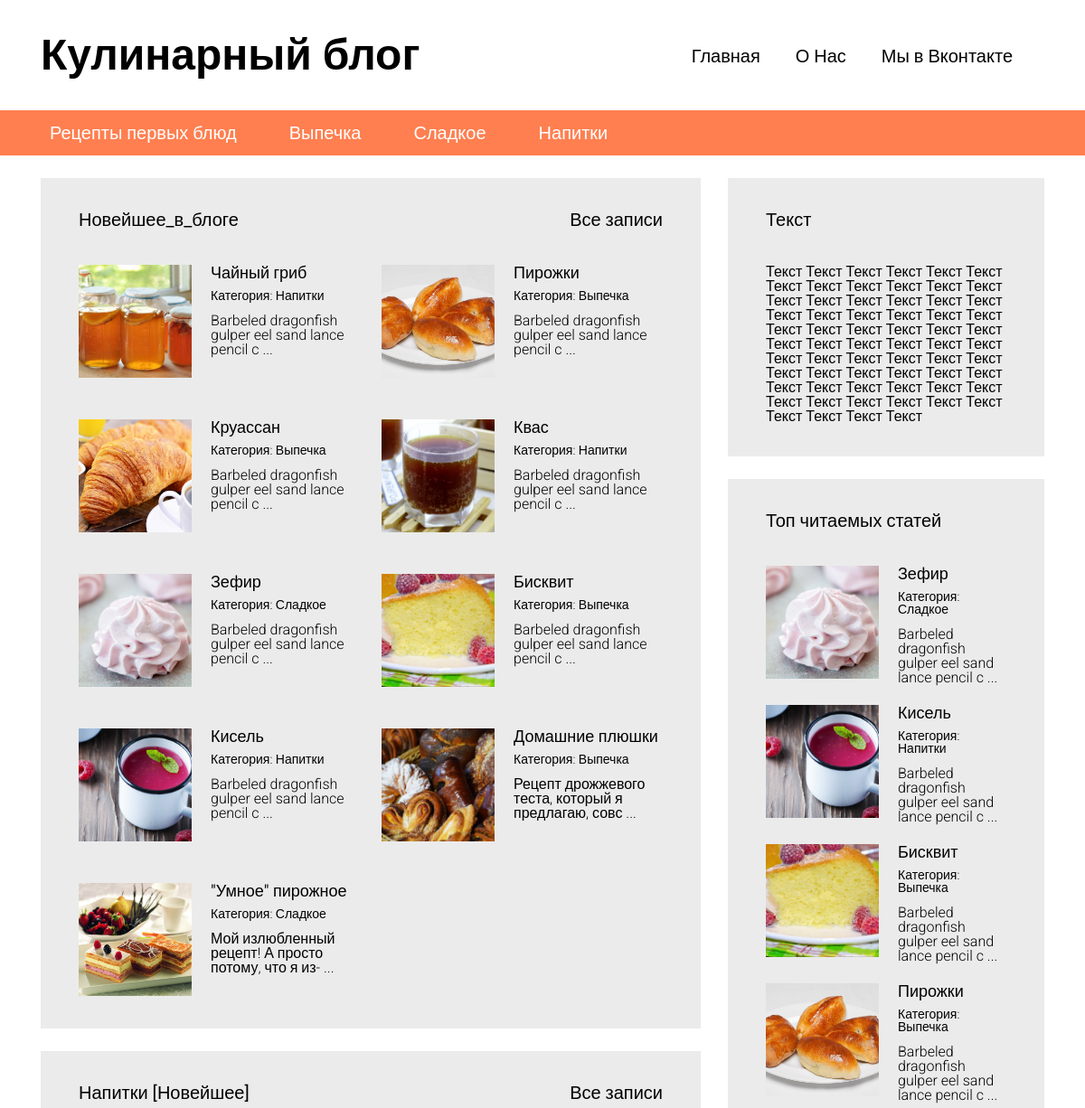
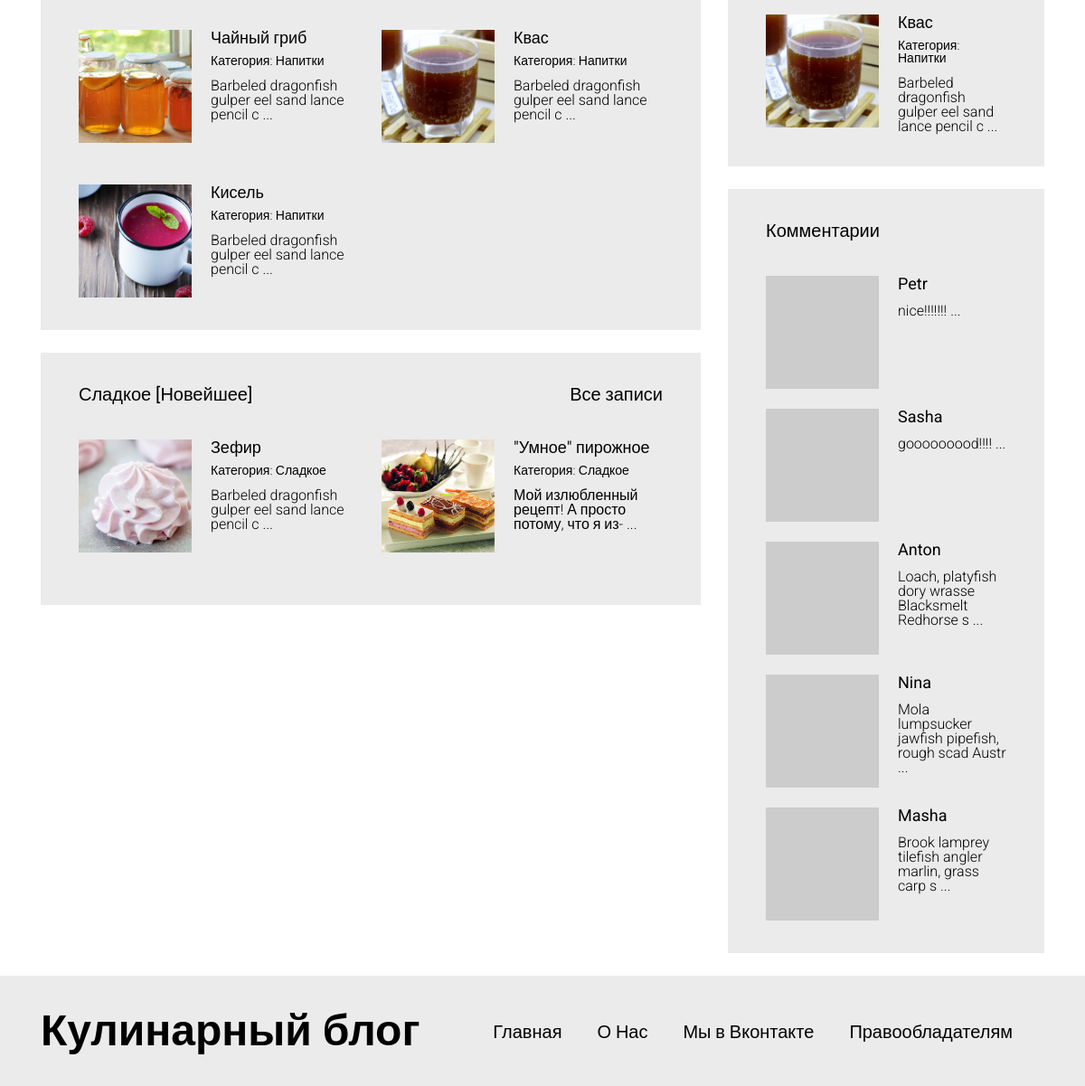
The page / on the database its author committed (2 pictures, top to bottom).
### tables this page shows
CREATE TABLE `articles_categories` (
  `id` int(11) NOT NULL,
  `title` varchar(100) NOT NULL
);

CREATE TABLE `articles` (
  `id` int(11) NOT NULL,
  `title` varchar(255) DEFAULT NULL,
  `image` varchar(255) NOT NULL,
  `text` text,
  `categorie_id` int(11) DEFAULT NULL,
  `pubdate` datetime NOT NULL DEFAULT CURRENT_TIMESTAMP,
  `views` int(11) NOT NULL DEFAULT '0'
);

CREATE TABLE `comments` (
  `id` int(11) NOT NULL,
  `author` varchar(100) NOT NULL,
  `email` varchar(255) NOT NULL,
  `text` text NOT NULL,
  `pubdate` datetime NOT NULL DEFAULT CURRENT_TIMESTAMP,
  `articles_id` int(11) NOT NULL
);

### includes/config.php (called while the page is built, shortened)
<?php
$config=array(
	'title' => 'Кулинарный блог',
	'vk_url' => 'htttp://vk.com',
	'db' => array(
		'server' =>'localhost',
		'username' => 'root',
		'password' => '123',
		'name' => 'blog'
	)
);
 ?>

### index.php (the view, shortened to what this page needs)
<?php
require "/includes/config.php"
 ?>
<!DOCTYPE html>
<html lang="en">
<head>
  <link rel="stylesheet" type="text/css" href="/assets/bootstrap-grid-only/css/grid12.css">
  <link rel="stylesheet" type="text/css" href="/css/style.css">
</head>
<body>
<div id="wrapper">
<?php include '/includes/header.php'; ?>
<div id="content">
<div class="container">
  <div class="row">
    <section class="content__left col-md-8">
      <div class="block">
        <a href="/articles.php">Все записи</a>
        <h3>Новейшее_в_блоге</h3>
        <div class="block__content">
          <div class="articles articles__horizontal">
            <?php
            $articles=mysqli_query($connection, "SELECT * FROM `articles` ORDER  BY `id` DESC LIMIT 10");
            ?>
            <?php
            while ($art=mysqli_fetch_assoc($articles))
            {
              ?>
                <article class="article">
                <div class="article__image" style="background-image: url(/static/images/<?php echo $art['image']; ?>);"></div>
                <div class="article__info">
                  <a href="/article.php?id=<?php echo $art['id']; ?>"><?php echo $art['title']; ?></a>
                  <div class="article__info__meta">
                    <?php
                    $art_cat=false;
                    foreach ($categories as $cat)
                    {
                      if ($cat['id']==$art['categorie_id']) {
                        $art_cat=$cat;
                        break;
                      }
                    }
                    ?>
                    <small>Категория: <a href="/articles.php?categorie=<?php echo $art_cat['id']; ?>"> <?php echo $art_cat['title']; ?></a></small>
                  </div>
                <div class="article__info__preview"><?php echo mb_substr($art['text'], 0, 50, 'utf-8') ." ..."; ?></div>
                </div>
              </article>
              <?php
            }
            ?>
          </div>
        </div>
      </div>
      <div class="block">
        <a href="/articles.php?categorie=4">Все записи</a>
        <h3>Напитки [Новейшее]</h3>
        <div class="block__content">
          <div class="articles articles__horizontal">
            <?php
            $articles=mysqli_query($connection, "SELECT * FROM `articles` WHERE `categorie_id` = 4 ORDER  BY `id` DESC LIMIT 10");
            ?>
            <?php
            while ($art=mysqli_fetch_assoc($articles))
            {
              ?>
                <article class="article">
                <div class="article__image" style="background-image: url(/static/images/<?php echo $art['image']; ?>);"></div>
                <div class="article__info">
                  <a href="/article.php?id=<?php echo $art['id']; ?>"><?php echo $art['title']; ?></a>
                  <div class="article__info__meta">
                    <?php
                    $art_cat=false;
                    foreach ($categories as $cat)
                    {
                      if ($cat['id']==$art['categorie_id']) {
                        $art_cat=$cat;
                        break;
                      }
                    }
                    ?>
                    <small>Категория: <a href="/articles.php?categorie=<?php echo $art_cat['id']; ?>"> <?php echo $art_cat['title']; ?></a></small>
                  </div>
                <div class="article__info__preview"><?php echo mb_substr($art['text'], 0, 50, 'utf-8') ." ..."; ?></div>
                </div>
                </article>
              <?php
            }
            ?>
          </div>
        </div>
      </div>
      <div class="block">
        <a href="/articles.php?categorie=3">Все записи</a>
        <h3>Сладкое [Новейшее]</h3>
        <div class="block__content">
          <div class="articles articles__horizontal">
            <?php
            $articles=mysqli_query($connection, "SELECT * FROM `articles` WHERE `categorie_id` = 3 ORDER  BY `id` DESC LIMIT 10");
            ?>
            <?php
            while ($art=mysqli_fetch_assoc($articles))
            {
              ?>
              <article class="article">
                <div class="article__image" style="background-image: url(/static/images/<?php echo $art['image']; ?>);"></div>
                <div class="article__info">
                  <a href="/article.php?id=<?php echo $art['id']; ?>"><?php echo $art['title']; ?></a>
                  <div class="article__info__meta">
                    <?php
                    $art_cat=false;
                    foreach ($categories as $cat)
                    {
                      if ($cat['id']==$art['categorie_id']) {
                        $art_cat=$cat;
                        break;
                      }
                    }
                    ?>
                    <small>Категория: <a href="/articles.php?categorie=<?php echo $art_cat['id']; ?>"> <?php echo $art_cat['title']; ?></a></small>
                  </div>
                <div class="article__info__preview"><?php echo mb_substr($art['text'], 0, 50, 'utf-8') ." ..."; ?></div>
                </div>
              </article>
              <?php
            }
            ?>
          </div>
        </div>
      </div>
    </section>
    <section class="content__right col-md-4">
      <?php require "/includes/sidebar.php" ?>
    </section>
  </div>
</div>
</div>
    <? include '/includes/footer.php' ?>
</div>
</body>
</html>

### includes/header.php
<header id="header">
<div class="header__top">
  <div class="container">
    <div class="header__top__logo">
      <h1><?php echo $config['title'];  ?></h1>
    </div>
    <nav class="header__top__menu">
      <ul>
        <li><a href="/">Главная</a></li>
        <li><a href="/pages/about_us.php">О Нас</a></li>
        <li><a href="<?php echo $config['vk_url'] ?>" target="_blank">Мы в Вконтакте</a></li>
      </ul>
    </nav>
  </div>
</div>
<?php
  $categories_q=mysqli_query($connection, "SELECT * FROM `articles_categories`");
  $categories=array();
  while($cat=mysqli_fetch_assoc($categories_q))
  {
    $categories[]=$cat;
  }
 ?>
<div class="header__bottom">
  <div class="container">
    <nav>
      <ul>
        <?php
        foreach($categories as $cat)
        {
          ?>
          <li><a href="/articles.php?categorie=<?php echo $cat['id']; ?>"><?php echo $cat['title']; ?></a></li>
          <?php
        }
        ?>
      </ul>
    </nav>
  </div>
</div>
</header>

### includes/sidebar.php (shortened to what this page needs)
<div class="block">
    <h3>Текст</h3>
    <div class="block__content">
      Текст Текст Текст Текст Текст Текст Текст Текст Текст Текст Текст Текст Текст Текст Текст Текст Текст Текст Текст Текст Текст Текст Текст Текст Текст Текст Текст Текст Текст Текст Текст Текст Текст Текст Текст Текст Текст Текст Текст Текст Текст Текст Текст Текст Текст Текст Текст Текст Текст Текст Текст Текст Текст Текст Текст Текст Текст Текст Текст Текст Текст Текст Текст Текст
    </div>
</div>
<div class="block">
    <h3>Топ читаемых статей</h3>
    <div class="block__content">
      <div class="articles articles__vertical">
        <?php
        $articles=mysqli_query($connection, "SELECT * FROM `articles`  ORDER  BY `views` DESC LIMIT 5");
        ?>
        <?php
        while ($art=mysqli_fetch_assoc($articles))
        {
          ?>
          <article class="article">
            <div class="article__image" style="background-image: url(/static/images/<?php echo $art['image']; ?>);"></div>
            <div class="article__info">
              <a href="/article.php?id=<?php echo $art['id']; ?>"><?php echo $art['title']; ?></a>
              <div class="article__info__meta">
                <?php
                $art_cat=false;
                foreach ($categories as $cat)
                {
                  if ($cat['id']==$art['categorie_id']) {
                    $art_cat=$cat;
                    break;
                  }
                }
                ?>
                <small>Категория: <a href="/articles.php?categorie=<?php echo $art_cat['id']; ?>"> <?php echo $art_cat['title']; ?></a></small>
              </div>
            <div class="article__info__preview"><?php echo mb_substr($art['text'], 0, 50, 'utf-8') ." ..."; ?></div>
            </div>
          </article>
          <?php
        }
        ?>
    </div>
  </div>
</div>
<div class="block">
        <h3>Комментарии</h3>
        <div class="block__content">
          <div class="articles articles__vertical">
            <?php
        $comments=mysqli_query($connection, "SELECT * FROM `comments`  ORDER  BY `id` DESC LIMIT 5");
        ?>
        <?php
        while ($comment=mysqli_fetch_assoc($comments))
        {
          ?>
          <article class="article">
            <div class="article__image" style="background-image: url(http://www.gravatar.com/avatar/<?php echo md5($comment['email']); ?>);"></div>
            <div class="article__info">
              <a href="/article.php?id=<?php echo $comment['articles_id']; ?>"><?php echo $comment['author'] ?></a>
            <div class="article__info__preview"><?php echo mb_substr($comment['text'], 0, 50, 'utf-8') ." ..."; ?></div>
            </div>
          </article>
          <?php
        }
        ?>
      </div>
  </div>
</div>

### includes/footer.php
<footer id="footer">
<div class="container">
  <div class="footer__logo">
    <h1><?php echo $config['title'];  ?></h1>
  </div>
  <nav class="footer__menu">
    <ul>
      <li><a href="/">Главная</a></li>
      <li><a href="/pages/about_us.php">О Нас</a></li>
      <li><a href="<?php echo $config['vk_url'] ?>" target="_blank">Мы в Вконтакте</a></li>
      <li><a href="/pages/copyright.php">Правообладателям</a></li>
    </ul>
  </nav>
</div>
</footer>

### css/style.css (style rules this page uses)
html, body, div, span, applet, object, iframe, h1, h2, h3, h4, h5, h6, p, blockquote, pre, a, abbr, acronym, address, big, cite, code, del, dfn, em, img, ins, kbd, q, s, samp, small, strike, strong, sub, sup, tt, var, b, u, i, center, dl, dt, dd, ol, ul, li, fieldset, form, label, legend, table, caption, tbody, tfoot, thead, tr, th, td, article, aside, canvas, details, embed, figure, figcaption, footer, header, hgroup, menu, nav, output, ruby, section, summary, time, mark, audio, video { margin: 0; padding: 0; border: 0; font-size: 100%; font: inherit; vertical-align: baseline; }
article, aside, details, figcaption, figure, footer, header, hgroup, menu, nav, section { display: block; }
body { line-height: 1; }
ol, ul { list-style: none; }
h1 { font-size: 48px; font-weight: bold; }
h3 { font-size: 20px; font-weight: bold; }
body { font-family: 'Roboto', sans-serif; }
#header { margin-bottom: 25px; }
#header .header__top { padding: 37px 0; }
#header .header__top .header__top__logo { float: left; }
#header .header__top .header__top__menu { padding-top: 15px; text-align: right; }
#header .header__top .header__top__menu ul > li { display: inline-block; margin-right: 35px; }
#header .header__top .header__top__menu ul > li > a { font-size: 20px; text-decoration: none; color: black; }
#header .header__bottom { height: 50px; background-color: #FF7F50; line-height: 50px; }
#header .header__bottom nav ul > li { display: inline-block; margin-right: 34px; }
#header .header__bottom nav ul > li > a { color: white; font-size: 20px; text-decoration: none; padding: 3px 10px; }
.block { background-color: #ebebeb; padding: 36px 42px; margin-bottom: 25px; }
.block > h3 { font-weight: normal; }
.block > a { float: right; font-size: 20px; color: black; text-decoration: none; font-weight: 300; }
.block .block__content { padding-top: 40px; }
.articles.articles__horizontal { font-size: 0; margin: -12px; }
.articles.articles__horizontal .article { margin-bottom: 22px; display: inline-block; vertical-align: top; width: 50%; font-size: 16px; padding: 12px; }
.articles.articles__vertical .article { margin-bottom: 22px; }
.articles .article:last-child { margin-bottom: 0; }
.articles .article:after { visibility: hidden; display: block; font-size: 0; content: " "; clear: both; height: 0; }
.articles .article .article__image { width: 125px; height: 125px; overflow: hidden; background-color: black; float: left; background-repeat: no-repeat; background-size: cover; background-position: center center; }
.articles .article .article__info { margin-left: 125px; padding-left: 21px; }
.articles .article .article__info > a { color: black; font-size: 18px; font-weight: normal; text-decoration: none; }
.articles .article .article__info > .article__info__meta { font-size: 14px; font-weight: 300; margin-top: 9px; margin-bottom: 13px; }
.articles .article .article__info > .article__info__meta a { color: black; text-decoration: none; }
.articles .article .article__info > .article__info__preview { font-size: 16px; font-weight: 300; }
#footer { background-color: #ebebeb; padding: 37px 0; }
#footer .footer__logo { float: left; }
#footer .footer__menu { padding-top: 15px; text-align: right; }
#footer .footer__menu ul > li { display: inline-block; margin-right: 35px; }
#footer .footer__menu ul > li > a { font-size: 20px; text-decoration: none; color: black; font-weight: 300; }

### rows shown on the page
articles_categories: title "Рецепты первых блюд"
articles_categories: title "Выпечка"
articles_categories: title "Сладкое"
articles_categories: title "Напитки"
articles: image (picture), title "Чайный гриб", text "Barbeled dragonfish gulper eel sand lance pencil c"
articles: image (picture), title "Пирожки", text "Barbeled dragonfish gulper eel sand lance pencil c"
articles: image (picture), title "Круассан", text "Barbeled dragonfish gulper eel sand lance pencil c"
articles: image (picture), title "Квас", text "Barbeled dragonfish gulper eel sand lance pencil c"
articles: image (picture), title "Зефир", text "Barbeled dragonfish gulper eel sand lance pencil c"
articles: image (picture), title "Бисквит", text "Barbeled dragonfish gulper eel sand lance pencil c"
articles: image (picture), title "Кисель", text "Barbeled dragonfish gulper eel sand lance pencil c"
articles: image (picture), title "Домашние плюшки", text "Рецепт дрожжевого теста, который я предлагаю, совс"
articles: image (picture), title "\"Умное\" пирожное", text "Мой излюбленный рецепт! А просто потому, что я из-"
comments: author "Petr", text "nice!!!!!!!"
comments: author "Sasha", text "gooooooood!!!!"
comments: author "Anton", text "Loach, platyfish dory wrasse Blacksmelt Redhorse s"
comments: author "Nina", text "Mola lumpsucker jawfish pipefish, rough scad Austr"
comments: author "Masha", text "Brook lamprey tilefish angler marlin, grass carp s"

### other values the page prints
$config['title'] "Кулинарный блог"
